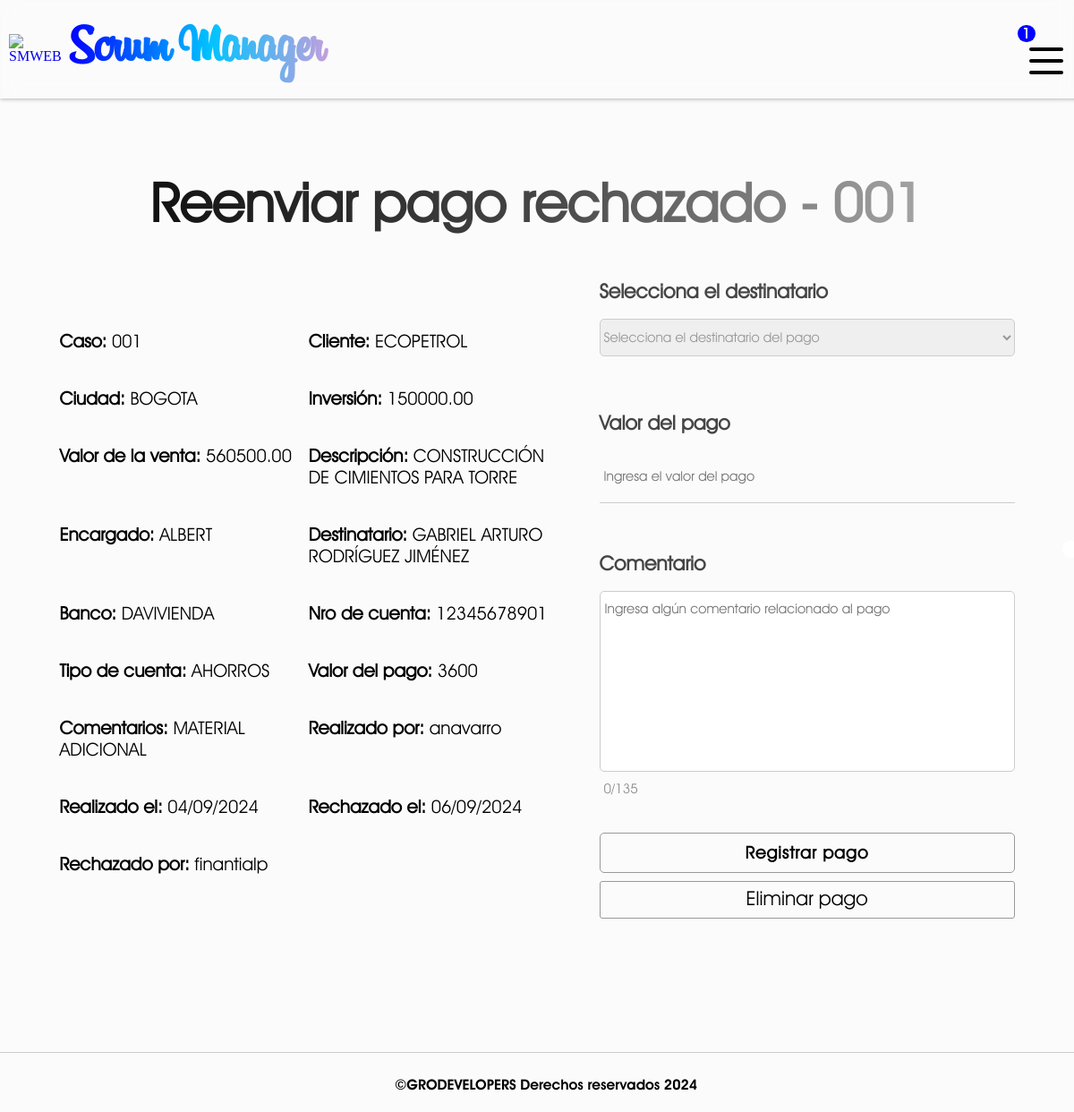
The page /handle-rejected-payment/4 (signed in) on the database its author committed.
### SMWEB/models.py (models this page shows, shortened)
class PaymentRejected(models.Model):
    order_id = models.CharField(verbose_name="Número de caso", max_length=255)
    client = models.CharField(verbose_name="Cliente", max_length=255, null=False, default="")
    city = models.CharField(verbose_name="Ciudad", max_length=255, null=False)
    invesment = models.DecimalField(verbose_name="Inversión", max_digits=20, decimal_places=2, null= True)
    sales_value = models.DecimalField(verbose_name="Valor de venta", max_digits=20, decimal_places=2, null= True)
    service_description = models.TextField(verbose_name="Descripción del servicio")
    in_charge = models.CharField(verbose_name="Encargado", max_length=255, null=False, default="")
    company = models.CharField(verbose_name="Empresa", max_length=255, null=False, default="")
    account_owner = models.CharField(verbose_name="Propietario de la cuenta", max_length=255, default="")
    bank_account = models.CharField(verbose_name="Banco", max_length=255, default="")
    account_number = models.CharField(verbose_name="Número de cuenta", max_length=255, default="")
    type_account = models.CharField(verbose_name="Tipo de cuenta", max_length=255, default="")
    amount = models.IntegerField(verbose_name="Pago")
    comments = models.TextField(verbose_name="Comentarios")
    made_by = models.CharField(verbose_name="Realizado por", max_length=255)
    created_at = models.DateField(verbose_name="Creado el")
    rejected_at = models.DateField(verbose_name="Rechazado el", auto_now_add=True)
    rejected_by = models.CharField(verbose_name="Rechazado por", max_length=255)
    class Meta:
        verbose_name = 'Pago rechazado'
        verbose_name_plural = 'Pagos rechazados'

### SMWEB/views.py (the view, shortened to what this page needs)
# urls.py: path('handle-rejected-payment/<int:id>', views.handle_rejected_payment, name='handle-rejected-payment'),
@login_required(login_url=inicio)
def handle_rejected_payment(request, id):
    payment_rejected = PaymentRejected.objects.get(id = id)
    user_company = request.user.company_id
    suppliers = Supplier.objects.filter(company = user_company).order_by('full_name')
    return render(request, 'handle_rejected_payment.html',{
        'payment': payment_rejected,
        'suppliers': suppliers
    })

### SMWEB/context_processors.py (called while the page is built)
def get_rejected_payments(request):
    if request.user.is_authenticated:
        company_id = request.user.company_id
        first_name = request.user.first_name
        rejected_payments = PaymentRejected.objects.filter(company = company_id).filter(in_charge = first_name.upper()).count()
        return {
            'rejected_payments': rejected_payments
        }
    return {
        'rejected_payments': False
        }

def get_payments(request):
    if request.user.is_authenticated:
        company_id = request.user.company_id
        payments = OrderPayment.objects.filter(company = company_id).count()
        return {
            'received_payments': payments
        }
    return {
        'received_payments': False
        }

def get_affiliations(request):
    if request.user.is_authenticated:
        company_id = request.user.company_id
        affiliations = Affiliation.objects.filter(company = company_id).count()
        return {
            'received_affiliations': affiliations
        }
    return {
        'received_affiliations': False
        }

def get_rejected_affiliations(request):
    if request.user.is_authenticated:
        company_id = request.user.company_id
        first_name = request.user.first_name
        rejected_affiliation = RejectedAffiliation.objects.filter(company = company_id).filter(in_charge = first_name.upper()).count()
        return {
            'rejected_affiliations': rejected_affiliation
        }
    return {
        'rejected_affiliations': False
        }

### SMWEB/templates/handle_rejected_payment.html (shortened to what this page needs)
{% extends "layout.html" %}
{% block content %}
    <h1 id="title" >Reenviar pago rechazado - {{payment.order_id}}</h1>
    <div class="payment__section">
        <div class="payment__information">
            <p class="payment__element payment__element-id"><strong>Caso:</strong> {{payment.order_id}}</p>
            <p class="payment__element payment__element-client"><strong>Cliente:</strong> {{payment.client}}</p>
            <p class="payment__element payment__element-city"><strong>Ciudad:</strong> {{payment.city}}</p>
            <p class="payment__element payment__element-invesment"><strong>Inversión:</strong> {{payment.invesment}}</p>
            <p class="payment__element payment__element-sales_value"><strong>Valor de la venta:</strong> {{payment.sales_value}}</p>
            <p class="payment__element payment__element-service_description"><strong>Descripción:</strong> {{payment.service_description}}</p>
            <p class="payment__element payment__element-in_charge"><strong>Encargado:</strong> {{payment.in_charge}}</p>
            <p class="payment__element payment__element-in_charge"><strong>Destinatario:</strong> {{payment.account_owner}}</p>
            <p class="payment__element payment__element-in_charge"><strong>Banco:</strong> {{payment.bank_account}}</p>
            <p class="payment__element payment__element-in_charge"><strong>Nro de cuenta:</strong> {{payment.account_number}}</p>
            <p class="payment__element payment__element-in_charge"><strong>Tipo de cuenta:</strong> {{payment.type_account}}</p>
            <p class="payment__element payment__element-in_charge"><strong>Valor del pago:</strong> {{payment.amount}}</p>
            <p class="payment__element payment__element-remarks"><strong>Comentarios:</strong> {{payment.comments}}</p>
            <p class="payment__element payment__element-assigned_by"><strong>Realizado por:</strong> {{payment.made_by}}</p>
            <p class="payment__element payment__element-status"><strong>Realizado el:</strong> {{payment.created_at|date:"d/m/Y"}}</p>
            <p class="payment__element payment__element-status"><strong>Rechazado el:</strong> {{payment.rejected_at|date:"d/m/Y"}}</p>
            <p class="payment__element payment__element-status"><strong>Rechazado por:</strong> {{payment.rejected_by}}</p>
        </div>
        <form id="creation_form" class="creation_form-rejected_payment" action="" method="post">
            <label for="full_name">Selecciona el destinatario</label><br>
            <select id="full_name" name="full_name">
                <option value="">Selecciona el destinatario del pago</option>
            </select>
            <br><br>
            <label for="amount">Valor del pago</label><br>
            <input type="text" oninput="validateNumber(this)" name="amount" placeholder="Ingresa el valor del pago" inputmode="numeric"><br>
            <br><br>
            <label for="comments">Comentario</label><br>
            <textarea name="comments", class="textarea", maxlength="135", placeholder="Ingresa algún comentario relacionado al pago", rows="10", cols="20"></textarea>
            <span class="counter">0/135</span>
            <input type="submit" value="Registrar pago">
            <div class="btn_container">
                <a href='{% url "delete-rejected-payment" payment.id %}' class="delete_user" onclick="return confirm('¿Estás seguro de que deseas eliminar el pago rechazado?');">Eliminar pago</a>
            </div>
        </form>
    </div>
{% endblock %}

### SMWEB/static/css/styles.css (style rules this page uses)
:root { --title-font: 'Billabong'; --normal-font: 'Avant gardent light'; --menu-font: 'Avant gardent bold'; --symbol-font: 'Symbol'; }
* { text-decoration: none; }
body { background-color: #FBFBFB; margin: 0px; }
#content > #title { text-align: center; width: 100%; }
#title { font-family: var(--normal-font); font-size: 60px; background: linear-gradient(90deg, black, rgb(69, 69, 69), rgb(197, 197, 197)); -webkit-background-clip: text; -webkit-text-fill-color: transparent; }
#login_form, #creation_form { width: 50%; display: flex; flex-direction: column; justify-content: center; }
.creation_form-rejected_payment { width: 40% !important; }
.creation_form-rejected_payment input[type=text], .creation_form-rejected_payment label, .creation_form-rejected_payment input[type=password], .creation_form-rejected_payment input[type=email], .creation_form-rejected_payment input[type=date] { flex-basis: 50% !important; }
#login_form label, #creation_form label { font-family: var(--normal-font); font-size: 22px; font-weight: bold; color: rgb(69, 69, 69); }
#login_form input[type=text], #login_form input[type=password], #creation_form input[type=text], #creation_form input[type=password], #creation_form input[type=email], #creation_form input[type=date] { font-family: var(--normal-font); font-size: 15px; color: rgb(197, 197, 197); background-color: #FBFBFB; border: none; border-bottom: 1px solid #ccc; padding: 20px; padding-left: 5px; outline: none; transition: all 500ms; }
#creation_form textarea { border: 1px solid #ccc; border-radius: 5px; resize: none; font-family: var(--normal-font); font-size: 15px; padding: 10px; padding-left: 5px; outline: none; color: #999; }
#creation_form input[type=submit] { width: 100%; height: 45px; margin-top: 30px; align-self: center; border: 1px solid #999; border-radius: 5px; background-color: #FBFBFB; font-family: var(--normal-font); font-size: 19px; font-weight: bold; letter-spacing: 1px; cursor: pointer; transition: all 450ms; }
#creation_form select { font-family: var(--normal-font); font-size: 15px; padding: 10px 0px; border-radius: 5px; border: 1px solid #ccc; color: #999; outline: none; margin-bottom: 25px; }
.counter { font-family: var(--normal-font); font-size: 15px; color: #8d8d8d; margin: 10px 5px; }
.payment__section { width: 100%; display: flex; flex-direction: row; align-items: center; flex-wrap: wrap; justify-content: space-evenly; }
.payment__information { flex-basis: 48%; display: flex; flex-direction: row; flex-wrap: wrap; justify-content: start; align-items: start; }
.payment__element { flex-basis: 50%; font-family: var(--normal-font); font-size: 20px; margin-bottom: 20px; overflow-wrap: break-word; }
.btn_container { width: 100%; height: 60px; display: flex; flex-direction: row; justify-content: space-evenly; align-items: center; }
.finish_order, .delete_order, .delete_user, .reject_payment, .approve_payment { font-family: var(--normal-font); font-size: 22px; text-decoration: none; color: black; border: 1px solid #999; border-radius: 3px; padding: 5px; transition: all 450ms; }
.delete_user { width: 100%; height: 30px; text-align: center; }

### rows shown on the page
PaymentRejected: order_id "001", client "ECOPETROL", city "BOGOTA", invesment "150000.00", sales_value "560500.00", service_description "CONSTRUCCIÓN DE CIMIENTOS PARA TORRE", in_charge "ALBERT", account_owner "GABRIEL ARTURO RODRÍGUEZ JIMÉNEZ", bank_account "DAVIVIENDA", account_number "12345678901", type_account "AHORROS", amount "3600", comments "MATERIAL ADICIONAL", made_by "anavarro", created_at "04/09/2024", rejected_at "06/09/2024", rejected_by "finantialp"

### other values the page prints
{{ notifies }} "1"
